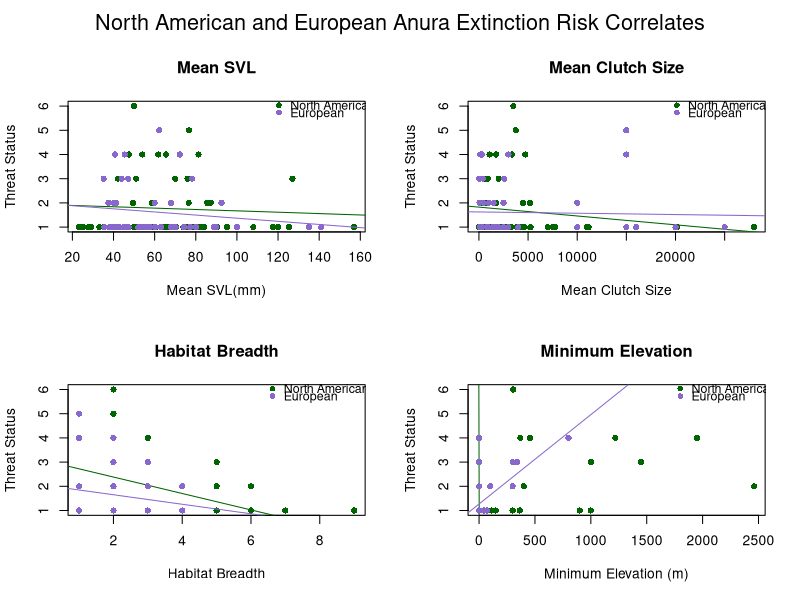
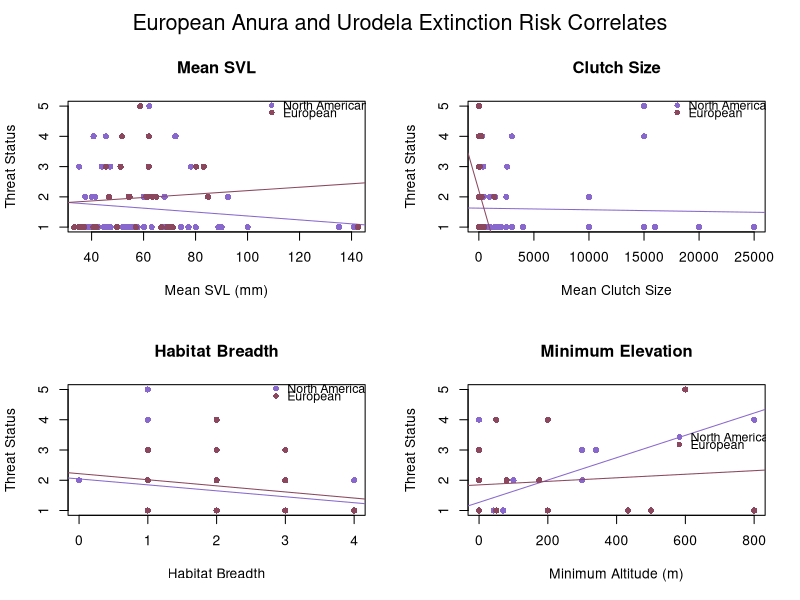
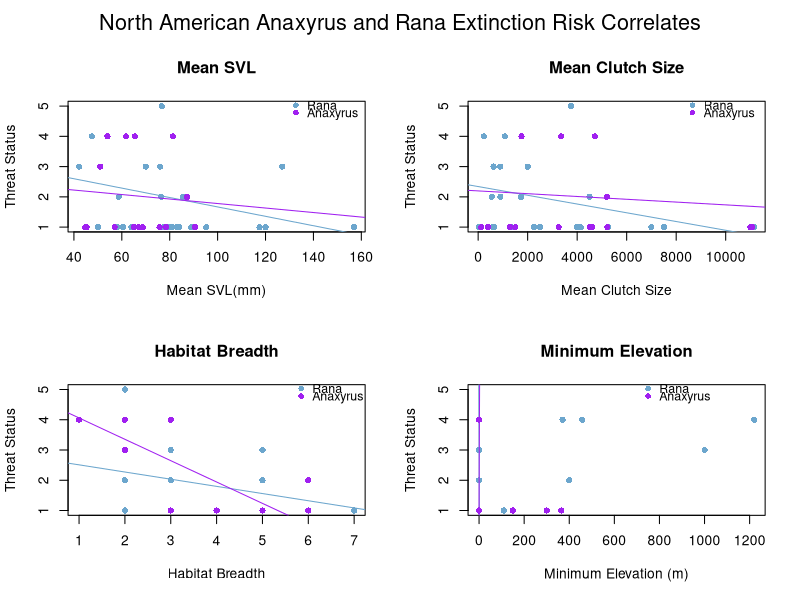

These figures' R source, in order: (Note: this script raises an error after producing the figures.)
# ENEC 395 Undergraduate Research 
# Alicia Wood
# 3/20/17
# Correlates of Extinction Risk in European and North American Amphibians



### Setting my working directory to the folder where all of my data and code are stored

setwd('~/Desktop/Extinction-Risk')

library(dplyr)
library(tidyr)



### Reading in raw data files

NAfrogs = read.table("NorthAmericanFrogs.txt", header=T, sep = '\t', quote = "\"")
NApaired = read.table("NorthAmericanFrogsPaired.txt", header=T, sep='\t', quote = "\"")
EuroAmphib = read.table("EuropeanAmphibians.txt", header=T, sep = '\t', quote = "\"", 
                        na.strings = "DD")
Taxonomy = read.table("Taxonomy.txt", header=T, sep = '\t', quote = "\"")



### Simplifying and preparing data for analysis

#Creating Habitat Breadth columns in both datasets
EuroAmphib$Forest <- apply(EuroAmphib[,c(123:131)], 1, sum)
EuroAmphib$Forest[EuroAmphib$Forest > 0] <- 1
EuroAmphib$Savanna <- apply(EuroAmphib[,c(132:133)], 1, sum)
EuroAmphib$Savanna[EuroAmphib$Savanna > 0] <- 1
EuroAmphib$Shrubland <- apply(EuroAmphib[,c(134:141)], 1, sum)
EuroAmphib$Shrubland[EuroAmphib$Shrubland > 0] <- 1
EuroAmphib$Grassland <- apply(EuroAmphib[,c(142:148)], 1, sum)
EuroAmphib$Grassland[EuroAmphib$Grassland > 0] <- 1
EuroAmphib$Wetlands <- apply(EuroAmphib[,c(149:164)], 1, sum)
EuroAmphib$Wetlands[EuroAmphib$Wetlands > 0] <- 1
EuroAmphib$RockyAreas[EuroAmphib$Habitat_RockyAreas_inland_cliffs_moutain_peaks == 1] <- 1
EuroAmphib$RockyAreas[EuroAmphib$Habitat_RockyAreas_inland_cliffs_moutain_peaks == 0] <- 0
EuroAmphib$Caves <- apply(EuroAmphib[,c(166:167)], 1, sum)
EuroAmphib$Caves[EuroAmphib$Caves > 0] <- 1
EuroAmphib$Deserts <- apply(EuroAmphib[,c(168:170)], 1, sum)
EuroAmphib$Deserts[EuroAmphib$Deserts > 0] <- 1
EuroAmphib$ArtificialTerrestrial <- apply(EuroAmphib[,c(171:176)], 1, sum)
EuroAmphib$ArtificialTerrestrial[EuroAmphib$ArtificialTerrestrial > 0] <- 1
EuroAmphib$Other[EuroAmphib$Habitat_Other_dunes == 1] <- 1
EuroAmphib$Other[EuroAmphib$Habitat_Other_dunes == 0] <- 0
EuroAmphib$HabitatBreadth <- apply(EuroAmphib[,c(255:264)], 1, sum)
NAfrogs$HabitatBreadth <- apply(NAfrogs[,c(22:33)], 1, sum)

#Condensing mean max and min Clutch Size into 1 mean Clutch Size column for NA dataset
NAfrogs$ClutchSize <- ifelse(is.na(NAfrogs$MeanClutchSize), ifelse(is.na(NAfrogs$MaxClutchSize), 
                      ifelse(is.na(NAfrogs$MinClutchSize), NA, NAfrogs$MinClutchSize),
                      ifelse(is.na(NAfrogs$MinClutchSize), NAfrogs$MaxClutchSize, 
                      rowMeans(NAfrogs[,c("MinClutchSize", "MaxClutchSize")]))), 
                      NAfrogs$MeanClutchSize)

#Simplifying NAfrogs SVL data into 1 Mean SVL column
NAfrogs$SVLunspecified <- ifelse(is.na(NAfrogs$MeanSVL_Unspecified_mm), 
                                 ifelse(is.na(NAfrogs$MaxSVL_Unspecified_mm),
                                        ifelse(is.na(NAfrogs$MinSVL_Unspecified_mm), NA, 
                                               NAfrogs$MinSVL_Unspecified_mm), 
                                        ifelse(is.na(NAfrogs$MinSVL_Unspecified_mm), 
                                               NAfrogs$MaxSVL_Unspecified_mm, 
                                               rowMeans(NAfrogs[,c("MinSVL_Unspecified_mm", 
                                                                   "MaxSVL_Unspecified_mm")]))), 
                                 NAfrogs$MeanSVL_Unspecified_mm)
NAfrogs$SVLfemale <- ifelse(is.na(NAfrogs$MeanSVL_Female_mm), 
                            ifelse(is.na(NAfrogs$MaxSVL_Female_mm), 
                                   ifelse(is.na(NAfrogs$MinSVL_Female_mm), NA, 
                                          NAfrogs$MinSVL_Female_mm), 
                                   ifelse(is.na(NAfrogs$MinSVL_Female_mm), 
                                          NAfrogs$MaxSVL_Female_mm, 
                                          rowMeans(NAfrogs[,c("MinSVL_Female_mm", 
                                                              "MaxSVL_Female_mm")]))), 
                            NAfrogs$MeanSVL_Female_mm)
NAfrogs$SVLmale <- ifelse(is.na(NAfrogs$MeanSVL_Male_mm), 
                          ifelse(is.na(NAfrogs$MaxSVL_Male_mm), 
                                 ifelse(is.na(NAfrogs$MinSVL_Male_mm), NA, 
                                        NAfrogs$MinSVL_Male_mm), 
                                 ifelse(is.na(NAfrogs$MinSVL_Male_mm), NAfrogs$MaxSVL_Male_mm, 
                                        rowMeans(NAfrogs[,c("MinSVL_Male_mm", 
                                                            "MaxSVL_Male_mm")]))), 
                          NAfrogs$MeanSVL_Male_mm)
NAfrogs$SVLMFmean <- rowMeans(NAfrogs[,c("SVLfemale", "SVLmale")])
NAfrogs$SVL <- ifelse(!is.na(NAfrogs$SVLunspecified) & !is.na(NAfrogs$SVLfemale) & 
                        !is.na(NAfrogs$SVLmale), rowMeans(NAfrogs[,c("SVLunspecified", 
                                                                     "SVLMFmean")]), 
                      ifelse(is.na(NAfrogs$SVLunspecified), 
                             ifelse(is.na(NAfrogs$SVLfemale), 
                                    ifelse(is.na(NAfrogs$SVLmale), NA, NAfrogs$SVLmale), 
                                    ifelse(is.na(NAfrogs$SVLmale), NAfrogs$SVLfemale, 
                                           NAfrogs$SVLMFmean)), NAfrogs$SVLunspecified))



### Organizing Threat Data

# Creating Continuous Threat Status Values in European Dataset
EuroAmphib$threat[EuroAmphib$IUCN_Status_LeastConcern == 1] <- 1
EuroAmphib$threat[EuroAmphib$IUCN_Status_NearThreatened == 1] <- 2
EuroAmphib$threat[EuroAmphib$IUCN_Status_Vulnerable == 1] <- 3
EuroAmphib$threat[EuroAmphib$IUCN_Status_Endangered == 1] <- 4
EuroAmphib$threat[EuroAmphib$IUCN_Status_CriticallyEndangered == 1] <- 5
# Creating Threat status ordinal values
threat = data.frame(IUCN_Threat_Status = c('LC', 'NT', 'VU', 'EN', 'CR', 'EW'),
                    threat = 1:6)



### Joining in taxonomy and threat datasets

NAfrogs <- merge(NAfrogs, Taxonomy, by = "SpeciesName") %>% left_join(threat)
EuroAmphib <- merge(EuroAmphib, Taxonomy, by = "SpeciesName")



### Dividing European dataset into Anura and Urodela order datasets

Efrogs <- EuroAmphib[EuroAmphib$Order == 'Anura',]
Esalamanders <- EuroAmphib[EuroAmphib$Order == 'Urodela',]



##### Plots and Linear Models



## North American and European Anura Comparison
par(mfrow=c(2,2), oma = c(0,0,2,0))
# SVL
plot(NAfrogs$SVL, NAfrogs$threat, xlab = "Mean SVL(mm)", ylab = "Threat Status", 
     main = "Mean SVL", col = "darkgreen", pch = 16)
lm_svl_na = lm(NAfrogs$threat ~ NAfrogs$SVL)
abline(lm_svl_na, col = "darkgreen")
summary(lm_svl_na)
points(Efrogs$SVL_Unspecified_mm, Efrogs$threat, xlab = "Mean SVL (mm)", ylab = "Threat Status", 
       col = "mediumpurple3", pch = 16)
lm_svl_e = lm(Efrogs$threat ~ Efrogs$SVL_Unspecified_mm)
abline(lm_svl_e, col = "mediumpurple3")
summary(lm_svl_e)
legend(115,6.5, c("North American", "European"), pch = 16, 
       col = c("darkgreen", "mediumpurple3"), cex = 0.9, bty = "n", y.intersp = 0.5)
# Clutch Size
plot(NAfrogs$ClutchSize, NAfrogs$threat, xlab = "Mean Clutch Size", ylab = "Threat Status", 
     main = "Mean Clutch Size", col = "darkgreen", pch = 16)
lm_cs_na = lm(NAfrogs$threat ~ NAfrogs$ClutchSize)
abline(lm_cs_na, col = "darkgreen")
summary(lm_cs_na)
points(Efrogs$Number_of_eggs_or_offspring, Efrogs$threat, xlab = "Mean Clutch Size", 
       ylab = "Threat Status", col = "mediumpurple3", pch = 16)
lm_cs_e = lm(Efrogs$threat ~ Efrogs$Number_of_eggs_or_offspring)
abline(lm_cs_e, col = "mediumpurple3")
summary(lm_cs_e)
legend(19000,6.5, c("North American", "European"), pch = 16, 
       col = c("darkgreen", "mediumpurple3"), cex = 0.9, bty = "n", y.intersp = 0.5)
# Habitat Breadth
plot(NAfrogs$HabitatBreadth, NAfrogs$threat, xlab = "Habitat Breadth", ylab = "Threat Status", 
     main = "Habitat Breadth", col = "darkgreen", pch = 16)
lm_hb_na = lm(NAfrogs$threat ~ NAfrogs$HabitatBreadth)
abline(lm_hb_na, col = "darkgreen")
summary(lm_hb_na)
points(Efrogs$HabitatBreadth, Efrogs$threat, xlab = "Habitat Breadth", ylab = "Threat Status", 
       col = "mediumpurple3", pch = 16)
lm_hb_e = lm(Efrogs$threat ~ Efrogs$HabitatBreadth)
abline(lm_hb_e, col = "mediumpurple3")
summary(lm_hb_e)
legend(6.3,6.5, c("North American", "European"), pch = 16, 
       col = c("darkgreen", "mediumpurple3"), cex = 0.9, bty = "n", y.intersp = 0.5)
# Minimum Elevation
plot(NAfrogs$MinElevation_m, NAfrogs$threat, xlab = "Minimum Elevation (m)", 
     ylab = "Threat Status", main = "Minimum Elevation", 
     col = "darkgreen", pch = 16)
lm_me_na = lm(NAfrogs$threat ~ NAfrogs$MinElevation_m)
abline(lm_me_na, col = "darkgreen")
summary(lm_me_na)
points(Efrogs$Altitude_min, Efrogs$threat, xlab = "Minimum Altitude (m)", ylab = "Threat Status", 
       col = "mediumpurple3", pch = 16)
lm_me_e = lm(Efrogs$threat ~ Efrogs$Altitude_min)
abline(lm_me_e, col = "mediumpurple3")
summary(lm_me_e)
legend(1700,6.5, c("North American", "European"), pch = 16, 
       col = c("darkgreen", "mediumpurple3"), cex = 0.9, bty = "n", y.intersp = 0.5)
mtext("North American and European Anura Extinction Risk Correlates", outer = TRUE, cex = 1.3)

# Multi-Variable Linear Model North American Frogs
Multi_lm_na = lm(NAfrogs$threat ~ NAfrogs$SVL + NAfrogs$ClutchSize + NAfrogs$HabitatBreadth + 
                   NAfrogs$MinElevation_m)
summary(Multi_lm_na)
# Multi-Variable Linear Model European Frogs
Multi_lm_e = lm(Efrogs$threat ~ Efrogs$SVL_Unspecified_mm + Efrogs$Number_of_eggs_or_offspring + 
                  Efrogs$HabitatBreadth + Efrogs$Altitude_min)
summary(Multi_lm_e)

## European Anura and Urodela Comparison
par(mfrow=c(2,2), oma = c(0,0,2,0))
# SVL
plot(Efrogs$SVL_Unspecified_mm, Efrogs$threat, xlab = "Mean SVL (mm)", ylab = "Threat Status", 
     col = "mediumpurple3", main = "Mean SVL", pch = 16)
lm_svl_f = lm(Efrogs$threat ~ Efrogs$SVL_Unspecified_mm)
abline(lm_svl_f, col = "mediumpurple3")
summary(lm_svl_f)
points(Esalamanders$SVL_Unspecified_mm, Esalamanders$threat, xlab = "Mean SVL (mm)", 
       ylab = "Threat Status", col = "palevioletred4", pch = 16)
lm_svl_s = lm(Esalamanders$threat ~ Esalamanders$SVL_Unspecified_mm)
abline(lm_svl_s, col = "palevioletred4")
summary(lm_svl_s)
legend(105,5.4, c("North American", "European"), pch = 16, 
       col = c("mediumpurple3", "palevioletred4"), cex = 0.9, bty = "n", y.intersp = 0.5)
# Clutch Size
plot(Efrogs$Number_of_eggs_or_offspring, Efrogs$threat, xlab = "Mean Clutch Size", 
     ylab = "Threat Status", col = "mediumpurple3", 
     main = "Clutch Size", pch = 16)
lm_cs_f = lm(Efrogs$threat ~ Efrogs$Number_of_eggs_or_offspring)
abline(lm_cs_f, col = "mediumpurple3")
summary(lm_cs_f)
points(Esalamanders$Number_of_eggs_or_offspring, Esalamanders$threat, xlab = "Mean Clutch Size", 
       ylab = "Threat Status", col = "palevioletred4", pch = 16)
lm_cs_s = lm(Esalamanders$threat ~ Esalamanders$Number_of_eggs_or_offspring)
abline(lm_cs_s, col = "palevioletred4")
summary(lm_cs_s)
legend(17000,5.4, c("North American", "European"), pch = 16, 
       col = c("mediumpurple3", "palevioletred4"), cex = 0.9, bty = "n", y.intersp = 0.5)
# Habitat Breadth
plot(Efrogs$HabitatBreadth, Efrogs$threat, xlab = "Habitat Breadth", 
     ylab = "Threat Status", col = "mediumpurple3", 
     main = "Habitat Breadth", pch = 16)
lm_hb_f = lm(Efrogs$threat ~ Efrogs$HabitatBreadth)
abline(lm_hb_f, col = "mediumpurple3")
summary(lm_hb_f)
points(Esalamanders$HabitatBreadth, Esalamanders$threat, xlab = "Habitat Breadth", 
       ylab = "Threat Status", col = "palevioletred4", pch = 16)
lm_hb_s = lm(Esalamanders$threat ~ Esalamanders$HabitatBreadth)
abline(lm_hb_s, col = "palevioletred4")
summary(lm_hb_s)
legend(2.7,5.4, c("North American", "European"), pch = 16, 
       col = c("mediumpurple3", "palevioletred4"), cex = 0.9, bty = "n", y.intersp = 0.5)
# Minimum Elevation
plot(Efrogs$Altitude_min, Efrogs$threat, xlab = "Minimum Altitude (m)", 
     ylab = "Threat Status", col = "mediumpurple3", 
     main = "Minimum Elevation", pch = 16)
lm_me_f = lm(Efrogs$threat ~ Efrogs$Altitude_min)
abline(lm_me_f, col = "mediumpurple3")
summary(lm_me_f)
points(Esalamanders$Altitude_min, Esalamanders$threat, xlab = "Minimum Altitude (m)", 
       ylab = "Threat Status", col = "palevioletred4", pch = 16)
lm_me_s = lm(Esalamanders$threat ~ Esalamanders$Altitude_min)
abline(lm_me_s, col = "palevioletred4")
summary(lm_me_s)
legend(550,3.8, c("North American", "European"), pch = 16, 
       col = c("mediumpurple3", "palevioletred4"), cex = 0.9, bty = "n", y.intersp = 0.5)
mtext("European Anura and Urodela Extinction Risk Correlates", outer = TRUE, cex = 1.3)

# Multi-Variable Linear Model European Frogs
Multi_lm_e = lm(Efrogs$threat ~ Efrogs$SVL_Unspecified_mm + 
                  Efrogs$Number_of_eggs_or_offspring + 
                  Efrogs$HabitatBreadth + Efrogs$Altitude_min)
summary(Multi_lm_e)
# Multi-Variable Linear Model European Frogs
Multi_lm_s = lm(Esalamanders$threat ~ Esalamanders$SVL_Unspecified_mm + 
                  Esalamanders$Number_of_eggs_or_offspring + Esalamanders$HabitatBreadth + 
                  Esalamanders$Altitude_min)
summary(Multi_lm_s)

## North American Anaxyrus and Rana Analyses
Rana = NAfrogs[NAfrogs$Genus == 'Rana',]
Anaxyrus = NAfrogs[NAfrogs$Genus == 'Anaxyrus',]
par(mfrow=c(2,2), oma = c(0,0,2,0))
# SVL
plot(Rana$SVL, Rana$threat, xlab = "Mean SVL(mm)", ylab = "Threat Status", 
     main = "Mean SVL", col = "skyblue3", pch = 16)
lm_svl_r = lm(Rana$threat ~ Rana$SVL)
abline(lm_svl_r, col = "skyblue3")
summary(lm_svl_r)
points(Anaxyrus$SVL, Anaxyrus$threat, xlab = "Mean SVL(mm)", ylab = "Threat Status", 
       col = "purple", pch = 16)
lm_svl_a = lm(Anaxyrus$threat ~ Anaxyrus$SVL)
abline(lm_svl_a, col = "purple")
summary(lm_svl_a)
legend(128,5.4, c("Rana", "Anaxyrus"), pch = 16, 
       col = c("skyblue3", "purple"), cex = 0.9, bty = "n", y.intersp = 0.5)
# Clutch Size
plot(Rana$ClutchSize, Rana$threat, xlab = "Mean Clutch Size", ylab = "Threat Status", 
     main = "Mean Clutch Size", 
     col = "skyblue3", pch = 16)
lm_cs_r = lm(Rana$threat ~ Rana$ClutchSize)
abline(lm_cs_r, col = "skyblue3")
summary(lm_cs_r)
points(Anaxyrus$ClutchSize, Anaxyrus$threat, xlab = "Mean Clutch Size", ylab = "Threat Status", 
       col = "purple", pch = 16)
lm_cs_a = lm(Anaxyrus$threat ~ Anaxyrus$ClutchSize)
abline(lm_cs_a, col = "purple")
summary(lm_cs_a)
legend(8200,5.4, c("Rana", "Anaxyrus"), pch = 16, 
       col = c("skyblue3", "purple"), cex = 0.9, bty = "n", y.intersp = 0.5)
# Habitat Breadth
plot(Rana$HabitatBreadth, Rana$threat, xlab = "Habitat Breadth", ylab = "Threat Status", 
     main = "Habitat Breadth", 
     col = "skyblue3", pch = 16)
lm_hb_r = lm(Rana$threat ~ Rana$HabitatBreadth)
abline(lm_hb_r, col = "skyblue3")
summary(lm_hb_r)
points(Anaxyrus$HabitatBreadth, Anaxyrus$threat, xlab = "Habitat Breadth", 
       ylab = "Threat Status", col = "purple", pch = 16)
lm_hb_a = lm(Anaxyrus$threat ~ Anaxyrus$HabitatBreadth)
abline(lm_hb_a, col = "purple")
summary(lm_hb_a)
legend(5.6,5.4, c("Rana", "Anaxyrus"), pch = 16, 
       col = c("skyblue3", "purple"), cex = 0.9, bty = "n", y.intersp = 0.5)
# Minimum Elevation
plot(Rana$MinElevation_m, Rana$threat, xlab = "Minimum Elevation (m)", ylab = "Threat Status", 
     main = "Minimum Elevation", 
     col = "skyblue3", pch = 16)
lm_me_r = lm(Rana$threat ~ Rana$MinElevation_m)
abline(lm_me_r, col = "skyblue3")
summary(lm_me_r)
points(Anaxyrus$MinElevation_m, Anaxyrus$threat, xlab = "Minimum Elevation (m)", 
       ylab = "Threat Status", col = "purple", pch = 16)
lm_me_a = lm(Anaxyrus$threat ~ Anaxyrus$MinElevation_m)
abline(lm_me_a, col = "purple")
summary(lm_me_a)
legend(700,5.4, c("Rana", "Anaxyrus"), pch = 16, 
       col = c("skyblue3", "purple"), cex = 0.9, bty = "n", y.intersp = 0.5)
mtext("North American Anaxyrus and Rana Extinction Risk Correlates", outer = TRUE, cex = 1.3)

# Multi-Variable Linear Model North American Rana
Multi_lm_r = lm(Rana$threat ~ Rana$SVL + Rana$ClutchSize + Rana$HabitatBreadth + 
                  Rana$MinElevation_m)
summary(Multi_lm_r)
# Multi-Variable Linear Model North American Anaxyrus
Multi_lm_a = lm(Anaxyrus$threat ~ Anaxyrus$SVL + Anaxyrus$ClutchSize + 
                  Anaxyrus$HabitatBreadth + Anaxyrus$MinElevation_m)
summary(Multi_lm_a)



#### Paired Analysis

#preparing the paired dataset
NApaired$HabitatBreadth1 <- apply(NApaired[,c(24:35)], 1, sum)
NApaired$HabitatBreadth2 <- apply(NApaired[,c(63:74)], 1, sum)

NApaired$ClutchSize1 <- ifelse(is.na(NApaired$MeanClutchSize1), 
                               ifelse(is.na(NApaired$MaxClutchSize1), 
                                      ifelse(is.na(NApaired$MinClutchSize1), NA, 
                                             NApaired$MinClutchSize1), 
                                      ifelse(is.na(NApaired$MinClutchSize1), 
                                             NApaired$MaxClutchSize1, 
                                             rowMeans(NApaired[,c("MinClutchSize1", 
                                                                  "MaxClutchSize1")]))), 
                               NApaired$MeanClutchSize1)
NApaired$ClutchSize2 <- ifelse(is.na(NApaired$MeanClutchSize2), 
                               ifelse(is.na(NApaired$MaxClutchSize2), 
                                      ifelse(is.na(NApaired$MinClutchSize2), NA, 
                                             NApaired$MinClutchSize2), 
                                      ifelse(is.na(NApaired$MinClutchSize2), 
                                             NApaired$MaxClutchSize2, 
                                             rowMeans(NApaired[,c("MinClutchSize2", 
                                                                  "MaxClutchSize2")]))), 
                               NApaired$MeanClutchSize2)

NApaired$SVLunspecified1 <- ifelse(is.na(NApaired$MeanSVL_Unspecified_mm1), 
                                   ifelse(is.na(NApaired$MaxSVL_Unspecified_mm1), 
                                          ifelse(is.na(NApaired$MinSVL_Unspecified_mm1), NA, 
                                                 NApaired$MinSVL_Unspecified_mm1), 
                                          ifelse(is.na(NApaired$MinSVL_Unspecified_mm1), 
                                                 NApaired$MaxSVL_Unspecified_mm1, 
                                                 rowMeans(NApaired[,c("MinSVL_Unspecified_mm1", 
                                                                      "MaxSVL_Unspecified_mm1")]))), 
                                   NApaired$MeanSVL_Unspecified_mm1)
NApaired$SVLfemale1 <- ifelse(is.na(NApaired$MeanSVL_Female_mm1), 
                              ifelse(is.na(NApaired$MaxSVL_Female_mm1), 
                                     ifelse(is.na(NApaired$MinSVL_Female_mm1), NA, 
                                            NApaired$MinSVL_Female_mm1), 
                                     ifelse(is.na(NApaired$MinSVL_Female_mm1), 
                                            NApaired$MaxSVL_Female_mm1, 
                                            rowMeans(NApaired[,c("MinSVL_Female_mm1", 
                                                                 "MaxSVL_Female_mm1")]))), 
                              NApaired$MeanSVL_Female_mm1)
NApaired$SVLmale1 <- ifelse(is.na(NApaired$MeanSVL_Male_mm1), 
                            ifelse(is.na(NApaired$MaxSVL_Male_mm1), 
                                   ifelse(is.na(NApaired$MinSVL_Male_mm1), NA, 
                                          NApaired$MinSVL_Male_mm1), 
                                   ifelse(is.na(NApaired$MinSVL_Male_mm1), 
                                          NApaired$MaxSVL_Male_mm1, 
                                          rowMeans(NApaired[,c("MinSVL_Male_mm1", 
                                                               "MaxSVL_Male_mm1")]))), 
                            NApaired$MeanSVL_Male_mm1)
NApaired$SVLMFmean1 <- rowMeans(NApaired[,c("SVLfemale1", "SVLmale1")])
NApaired$SVL1 <- ifelse(!is.na(NApaired$SVLunspecified1) & !is.na(NApaired$SVLfemale1) & 
                          !is.na(NApaired$SVLmale1),
                        rowMeans(NApaired[,c("SVLunspecified1", "SVLMFmean1")]), 
                        ifelse(is.na(NApaired$SVLunspecified1), 
                               ifelse(is.na(NApaired$SVLfemale1), 
                                      ifelse(is.na(NApaired$SVLmale1), NA, 
                                             NApaired$SVLmale1), 
                                      ifelse(is.na(NApaired$SVLmale1), 
                                             NApaired$SVLfemale1, NApaired$SVLMFmean1)), 
                               NApaired$SVLunspecified1))
NApaired$SVLunspecified2 <- ifelse(is.na(NApaired$MeanSVL_Unspecified_mm2), 
                                   ifelse(is.na(NApaired$MaxSVL_Unspecified_mm2), 
                                          ifelse(is.na(NApaired$MinSVL_Unspecified_mm2), NA, 
                                                 NApaired$MinSVL_Unspecified_mm2), 
                                          ifelse(is.na(NApaired$MinSVL_Unspecified_mm2), 
                                                 NApaired$MaxSVL_Unspecified_mm2, 
                                                 rowMeans(NApaired[,c("MinSVL_Unspecified_mm2", 
                                                                      "MaxSVL_Unspecified_mm2")]))), 
                                   NApaired$MeanSVL_Unspecified_mm2)
NApaired$SVLfemale2 <- ifelse(is.na(NApaired$MeanSVL_Female_mm2), 
                              ifelse(is.na(NApaired$MaxSVL_Female_mm2), 
                                     ifelse(is.na(NApaired$MinSVL_Female_mm2), NA, 
                                            NApaired$MinSVL_Female_mm2), 
                                     ifelse(is.na(NApaired$MinSVL_Female_mm2), 
                                            NApaired$MaxSVL_Female_mm2, 
                                            rowMeans(NApaired[,c("MinSVL_Female_mm2", 
                                                                 "MaxSVL_Female_mm2")]))), 
                              NApaired$MeanSVL_Female_mm2)
NApaired$SVLmale2 <- ifelse(is.na(NApaired$MeanSVL_Male_mm2), 
                            ifelse(is.na(NApaired$MaxSVL_Male_mm2), 
                                   ifelse(is.na(NApaired$MinSVL_Male_mm2), NA, 
                                          NApaired$MinSVL_Male_mm2), 
                                   ifelse(is.na(NApaired$MinSVL_Male_mm2), 
                                          NApaired$MaxSVL_Male_mm2, 
                                          rowMeans(NApaired[,c("MinSVL_Male_mm2", 
                                                               "MaxSVL_Male_mm2")]))), 
                            NApaired$MeanSVL_Male_mm2)
NApaired$SVLMFmean2 <- rowMeans(NApaired[,c("SVLfemale2", "SVLmale2")])
NApaired$SVL2 <- ifelse(!is.na(NApaired$SVLunspecified2) & !is.na(NApaired$SVLfemale2) & 
                          !is.na(NApaired$SVLmale2), 
                        rowMeans(NApaired[,c("SVLunspecified2", "SVLMFmean2")]), 
                        ifelse(is.na(NApaired$SVLunspecified2), 
                               ifelse(is.na(NApaired$SVLfemale2), 
                                      ifelse(is.na(NApaired$SVLmale2), NA, 
                                             NApaired$SVLmale2), 
                                      ifelse(is.na(NApaired$SVLmale2), NApaired$SVLfemale2, 
                                             NApaired$SVLMFmean2)), NApaired$SVLunspecified2))

## Wilcoxon Tests
wilcox.test(NApaired$SVL1, NApaired$SVL2, paired = TRUE)
wilcox.test(NApaired$ClutchSize1, NApaired$ClutchSize2, paired = TRUE)
wilcox.test(NApaired$HabitatBreadth1, NApaired$HabitatBreadth2, paired = TRUE)
wilcox.test(NApaired$MinElevation_m1, NApaired$MinElevation_m2, paired = TRUE)
